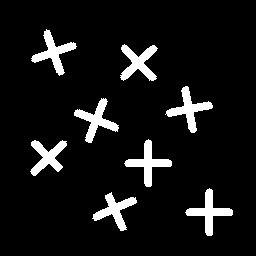
#> input picture Lab02 - Connected Components/art8.png, 256 x 256 px
$ jupyter execute lab02.ipynb
#> lines starting #> are read from the running program, lines starting #| are printed output that depends on the picture; after the words box and inside, x2 and y2 are one past the last pixel; in counts of white or black regions, pixels touching at a corner belong together
**Exercícios Rotulação de Componentes Conexos**
exercícios obtidos em http://homepages.inf.ed.ac.uk/rbf/HIPR2/label.htm

1. Implemente o algoritmo de rotulação de componentes conexos (algoritmo do slide ou por outra solução) e aplique sobre a imagem binária art8.png. Indique qual vizinhança será considerada (4 ou 8)
Mostre os resultados na forma da imagem art8lab1.png e art8lab2.png

art8.png:

art8lab1.png:

art8lab2.png:


[cell 1]
# code here
import numpy as np
import matplotlib.pyplot as plt
import cv2
import copy #precisa pq matriz são passadas por referencia e na hora executar a coloração está afetando a imagem original

image = cv2.imread('art8.png')
#> image is the input picture: shape (256, 256, 3); values 1 (black) and 255 (white), 8% white; 8 white regions, largest, box (x1, y1, x2, y2) and area: (120, 44, 158, 81) 672, (165, 86, 213, 133) 670, (74, 98, 119, 143) 670
plt.subplot(1, 3, 1)
plt.imshow(image)

def instatiateVisitedMatrix():
  VisitedMatrix = []

  for x in range(image.shape[0]):
    line = []
    for y in range(image.shape[1]):
      line.append(False)
    VisitedMatrix.append(line)
  return VisitedMatrix

def addNeighboursToWaitList(VisitedMatrix, x, y):
  listOfAdjacents = []
  for i in range(-1, 2):
    for j in range(-1, 2):
      if not VisitedMatrix[x+i][y+j] and all(image[x+i, y+j] == np.array([255,255,255])):
       listOfAdjacents.append((x+i, y+j))
       VisitedMatrix[x+i][y+j] = True
  return listOfAdjacents

def BFS(VisitedMatrix, x, y, objectsCount):
  queue = [(x, y)]
  VisitedMatrix[x][y] = True
  queue.append((x,y))
  while queue:
    cx, cy = queue.pop(0)
    queue.extend(addNeighboursToWaitList(VisitedMatrix, cx, cy))

def findObjects(image):
  VisitedMatrix = instatiateVisitedMatrix()
  objectCount = 0
  for i in range(image.shape[0]):
    for j in range(image.shape[1]):
      if not all(image[i, j] == np.array([255,255,255])):
        VisitedMatrix[i][j] = True
      elif VisitedMatrix[i][j] == False:
        objectCount += 1
        BFS(VisitedMatrix, i, j, objectCount)
  return objectCount

def colorBFS(VisitedMatrix, x, y, objectsCount, image, color):
  queue = [(x, y)]
  VisitedMatrix[x][y] = True
  while queue:
    cx, cy = queue.pop(0)
    image[cx,cy] = np.array(color)
    queue.extend(addNeighboursToWaitList(VisitedMatrix, cx, cy))
  return image

def colorObjects(totalObjects, pattern = 'gray'):
  VisitedMatrix = instatiateVisitedMatrix()
  newImage = copy.deepcopy(image)

  objectCount = 0
  for i in range(newImage.shape[0]):
    for j in range(newImage.shape[1]):
      if not all(newImage[i, j] == np.array([255,255,255])):
        VisitedMatrix[i][j] = True
      elif VisitedMatrix[i][j] == False:
        objectCount += 1
        newColor = defineColors(totalObjects, objectCount, pattern)
        colorBFS(VisitedMatrix, i, j, objectCount, newImage, newColor)
        newImage = colorBFS(VisitedMatrix, i, j, objectCount, newImage,newColor)
  return newImage

def defineColors(totalObjects, objectCount, pattern = 'gray'):
  if pattern == 'gray':
    newColor = 0
    if objectCount != 1:
      newColor = 255 * (objectCount/totalObjects)
    return (newColor, newColor, newColor)

  elif pattern == 'rgb':
    totalColors = 1530
    colorValue = totalColors * objectCount/totalObjects

    if colorValue <= 255: #(255, 0, 0) -> (255, 255, 0)
      return [255, colorValue, 0]
    else:
      colorValue -= 255
    if colorValue <= 255: # (255, 255, 0) -> (0, 255, 0)
      return [255-colorValue, 255, 0]
    else:
      colorValue -= 255
    if colorValue <= 255: # (0, 255, 0) -> (0, 255, 255)
      return [0, 255, colorValue]
    else:
      colorValue -= 255
    if colorValue <= 255: # (0, 255, 255) -> (0, 0, 255)
      return [0, 255 - colorValue, 255]
    else:
      colorValue -= 255
    if colorValue <= 255: # (0, 0, 255) -> (255, 0, 255)
      return [colorValue, 0, 255]
    else:
      colorValue -= 255
    if colorValue <= 255: # (255, 0, 255) -> (255, 0, 0)
      return [255, 0, 255-colorValue]
    else:
      colorValue -= 255
    # print("CAIU", totalObjects, objectCount)
    #só pra tirar o peso da consciencia coloquei esse ultimo retonro
    return None

totalObjectCount = findObjects(image)
#> totalObjectCount = 8
print("Total de Objetos: ", totalObjectCount)
#| Total de Objetos:  8
plt.subplot(1, 3, 2)
plt.imshow(colorObjects(totalObjectCount))
#> the loop in colorObjects, `for i in range(newImage.shape[0]):` made 256 passes
#> after the loop in colorObjects, `for i in range(newImage.shape[0]):`:
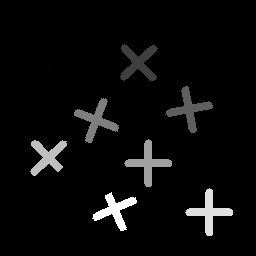
#> newImage: shape (256, 256, 3); 7.08% of pixels changed, all inside (x1, y1, x2, y2) = (30, 29, 233, 236)
#> after the loop in colorObjects, `for i in range(newImage.shape[0]):`: VisitedMatrix = 256 items; objectCount = 8
plt.subplot(1, 3, 3)
plt.imshow(colorObjects(totalObjectCount, 'rgb'))
#> call 2 of colorObjects, with totalObjects = 8, pattern = 'rgb'
#> the loop in colorObjects (call 2), `for i in range(newImage.shape[0]):` made 256 passes
#> after the loop in colorObjects (call 2), `for i in range(newImage.shape[0]):`:
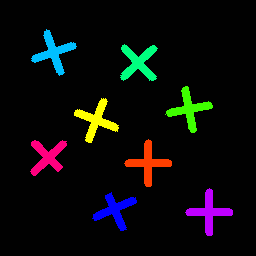
#> newImage: shape (256, 256, 3); 8.02% of pixels changed, all inside (x1, y1, x2, y2) = (30, 29, 233, 236)
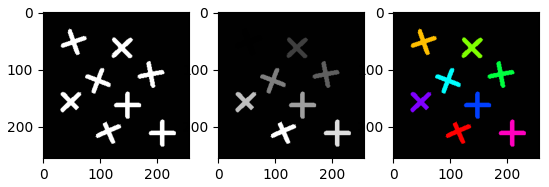
#> figure drawn by matplotlib, 3 panels; B, G, R data is drawn as R, G, B

2. Calcule o número de objetos da imagem clc3.png. Note que antes será necessário binarizar a imagem. Para isso, considere um limiar (*threshold*) de 67, isto é, valores acima de 167 na imagem original recebem zero, e os abaixo recebem 1 (o que resulta na imagem clc3thr1.png).

clc3.png

clc3thr1

clc3lab1


[cell 2]
import numpy as np
import matplotlib.pyplot as plt
import cv2
import copy

# OBS.: na primeira imagem não lemos em grayscale então tivemos que usar os 3 canais,
# tive que refazer a função pq não tava contando os objetos direito
# Fiz a função funcionar para grayscale

def instatiateVisitedMatrix(img):
  VisitedMatrix = []
  for x in range(img.shape[0]):
    line = []
    for y in range(img.shape[1]):
      line.append(False)
    VisitedMatrix.append(line)
  return VisitedMatrix

def findObjectsGrayScale(image):
  VisitedMatrix = instatiateVisitedMatrix(image)
  objectCount = 0
  for i in range(image.shape[0]):
    for j in range(image.shape[1]):
      if image[i, j] != 1:
        VisitedMatrix[i][j] = True
      elif VisitedMatrix[i][j] == False:
        objectCount += 1
        BFSGrayScale(image, VisitedMatrix, i, j)
  return objectCount

# Mesma coisa para todas as funções que vao ser repetidas a baixo:
def addNeighboursToWaitListGrayScale(image, VisitedMatrix, x, y):
  listOfAdjacents = []
  h, w = image.shape
  for i in range(-1, 2):
    for j in range(-1, 2):
      if i == 0 and j == 0:
        continue
      nx, ny = x+i, y+j
      if 0 <= nx < h and 0 <= ny < w:
        if not VisitedMatrix[nx][ny] and image[nx, ny] == 1:
          listOfAdjacents.append((nx, ny))
          VisitedMatrix[nx][ny] = True
  return listOfAdjacents

def BFSGrayScale(image, VisitedMatrix, x, y, objectsCount=None):
  queue = [(x, y)]
  VisitedMatrix[x][y] = True
  while queue:
    cx, cy = queue.pop(0)
    queue.extend(addNeighboursToWaitListGrayScale(image, VisitedMatrix, cx, cy))

image = cv2.imread('clc3.png', cv2.IMREAD_GRAYSCALE)
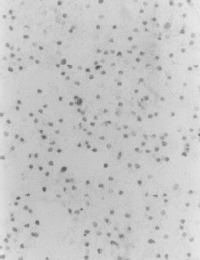
#> input picture Lab02 - Connected Components/clc3.png, 200 x 260 px
#> image is the input picture: shape (260, 200); min 88, max 236, mean 198.6
plt.subplot(1, 2, 1)
plt.imshow(image, cmap='gray')

newImage = copy.deepcopy(image)

for i in range(newImage.shape[0]):
  for j in range(newImage.shape[1]):
    if newImage[i][j] >= 167:
      newImage[i][j] = 0
    else:
      newImage[i][j] = 1
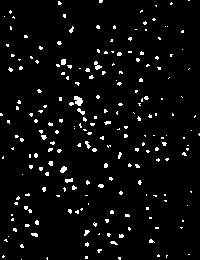
#> newImage: shape (260, 200); values 0 (black) and 1 (white), 4.2% white in thin lines or dots

print(findObjectsGrayScale(newImage))
#> in findObjectsGrayScale, `VisitedMatrix = instatiateVisitedMatrix(image)`: VisitedMatrix = 260 items
#| 212

plt.subplot(1, 2, 2)
plt.imshow(newImage, cmap='gray')

3. Calcule a distância média entre os objetos da imagem anterior. Mostre um histograma com as distâncias e o valor médio.

[cell 3]
import cv2
import matplotlib.pyplot as plt
import math


image = cv2.imread('clc3.png', cv2.IMREAD_GRAYSCALE)
linhas, colunas = image.shape

visited = [[False for _ in range(colunas)] for _ in range(linhas)]
centroids = []

for lin in range(linhas):
  for col in range(colunas):
    #threshold
    if image[lin, col] < 167 and not visited[lin][col]:
        queue = [(lin, col)]
        visited[lin][col] = True

        #centro
        sum_lin = 0
        sum_col = 0
        count_pixels = 0
        head = 0

        while head < len(queue):
            curr_lin, curr_col = queue[head]
            head += 1

            sum_lin += curr_lin
            sum_col += curr_col
            count_pixels += 1

            #vizinhos 8
            neighbors = [(-1, -1), (-1, 0), (-1, 1),
                          (0, -1),           (0, 1),
                          (1, -1),  (1, 0),  (1, 1)]

            for dlin, dcol in neighbors:
                nlin, ncol = curr_lin + dlin, curr_col + dcol

                # verifica limites da imagem
                if 0 <= nlin < linhas and 0 <= ncol < colunas:
                    if not visited[nlin][ncol]:
                        if image[nlin, ncol] < 167:
                            visited[nlin][ncol] = True
                            queue.append((nlin, ncol))


        if count_pixels > 0:
            center_x = sum_lin / count_pixels
            center_y = sum_col / count_pixels
            centroids.append((center_x, center_y))


distances = []
num_objects = len(centroids)

for i in range(num_objects):
    for j in range(i + 1, num_objects):
        p1 = centroids[i]
        p2 = centroids[j]

        # dist euclidiana: sqrt((x2-x1)^2 + (y2-y1)^2)
        dist = math.sqrt((p1[0] - p2[0])**2 + (p1[1] - p2[1])**2)
        distances.append(dist)

if distances:
  media = sum(distances) / len(distances)
  print(f"Media: {media:.2f}")
#| Media: 112.93


  plt.hist(distances)

  plt.axvline(media, color='red', label='Media')
  plt.title("Histograma das Distancias entre Objetos")
  plt.xlabel("Distancia (pixels)")
  plt.ylabel("Frequencia")
  plt.legend()
  plt.show()
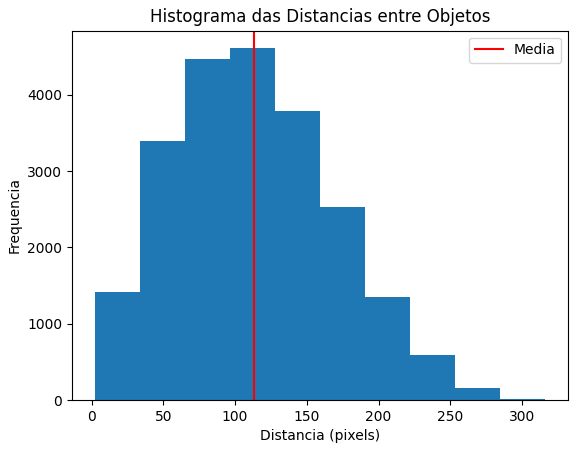
#> figure drawn by matplotlib, 1 panel; tallest bar 4610 high, from x = 96.31 to 127.8
else:
  print("Menos de 2 objetos encontrados.")

4. Mostra a Transformada Distância da imagem do exercício 1

[cell 4]
import cv2
import matplotlib.pyplot as plt


image = cv2.imread('art8.png', cv2.IMREAD_GRAYSCALE)

linhas, colunas = image.shape

infinity = linhas + colunas

    # objeto (< 167), inicializa com Infinito.
    #fundo (>= 167), inicializa com 0 (distância para o fundo é 0).
dist_matrix = []
for l in range(linhas):
        lin_list = []
        for c in range(colunas):
            if image[l, c] < 167: # Objeto
                lin_list.append(infinity)
            else: # Fundo
                lin_list.append(0)
        dist_matrix.append(lin_list)


for l in range(1, linhas):
        for c in range(1, colunas):
            if dist_matrix[l][c] > 0:
                min_neighbor = min(dist_matrix[l-1][c], dist_matrix[l][c-1])
                if min_neighbor + 1 < dist_matrix[l][c]:
                    dist_matrix[l][c] = min_neighbor + 1


for l in range(linhas - 2, -1, -1):
        for c in range(colunas - 2, -1, -1):
            if dist_matrix[l][c] > 0:
                min_neighbor = min(dist_matrix[l+1][c], dist_matrix[l][c+1])
                if min_neighbor + 1 < dist_matrix[l][c]:
                    dist_matrix[l][c] = min_neighbor + 1


plt.figure(figsize=(10, 5))
plt.subplot(1, 2, 1)
plt.imshow(image, cmap='gray')
plt.title("Imagem Original")
plt.axis('off')
plt.subplot(1, 2, 2)
plt.imshow(dist_matrix, cmap='jet')
plt.title("Transformada de Distância")
plt.colorbar(label='Distância em Pixels')
plt.axis('off')
plt.show()
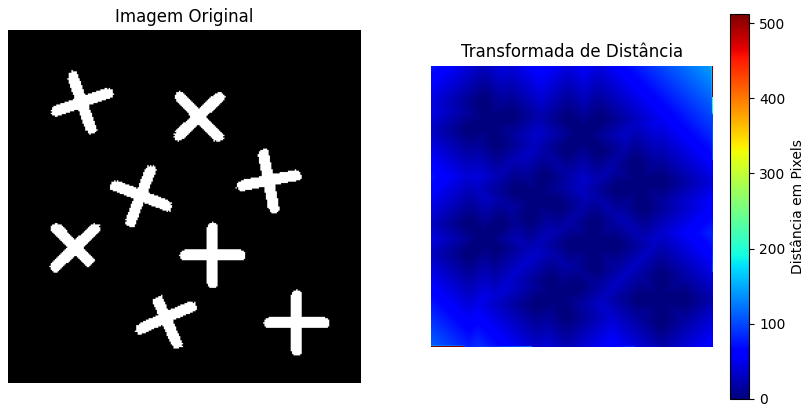
#> figure drawn by matplotlib, 3 panels
